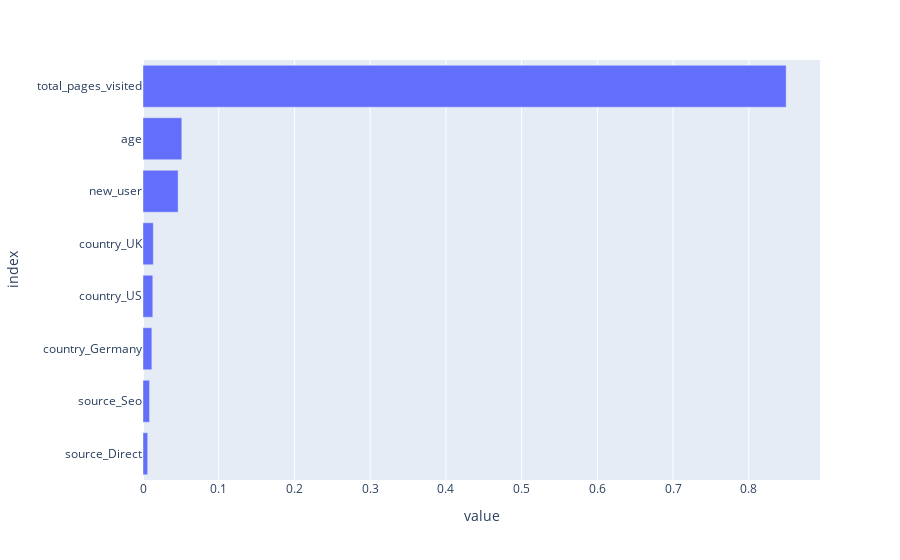

Here is the notebook cell this chart was saved with:
### Code cell
# Plot coefficients
fig = px.bar(feature_importance, orientation="h")
fig.update_layout(
    showlegend=False, margin={"l": 120}  # to avoid cropping of column names
)
fig.show()

### Figure 1 — Plotly figure (JSON) as saved in the notebook; plotly's stock layout.template omitted (floating-point values rounded to 4 significant figures)
{"data": [{"alignmentgroup": "True", "hovertemplate": "variable=feature_importances<br>value=%{x}<br>index=%{y}<extra></extra>", "legendgroup": "feature_importances", "marker": {"color": "#636efa", "pattern": {"shape": ""}}, "name": "feature_importances", "offsetgroup": "feature_importances", "orientation": "h", "showlegend": true, "textposition": "auto", "type": "bar", "x": [0.006187, 0.008647, 0.01169, 0.01293, 0.01363, 0.04636, 0.05126, 0.8493], "xaxis": "x", "y": ["source_Direct", "source_Seo", "country_Germany", "country_US", "country_UK", "new_user", "age", "total_pages_visited"], "yaxis": "y"}], "layout": {"barmode": "relative", "legend": {"title": {"text": "variable"}, "tracegroupgap": 0}, "margin": {"l": 120, "t": 60}, "showlegend": false, "xaxis": {"anchor": "y", "domain": [0, 1], "title": {"text": "value"}}, "yaxis": {"anchor": "x", "domain": [0, 1], "title": {"text": "index"}}}}
